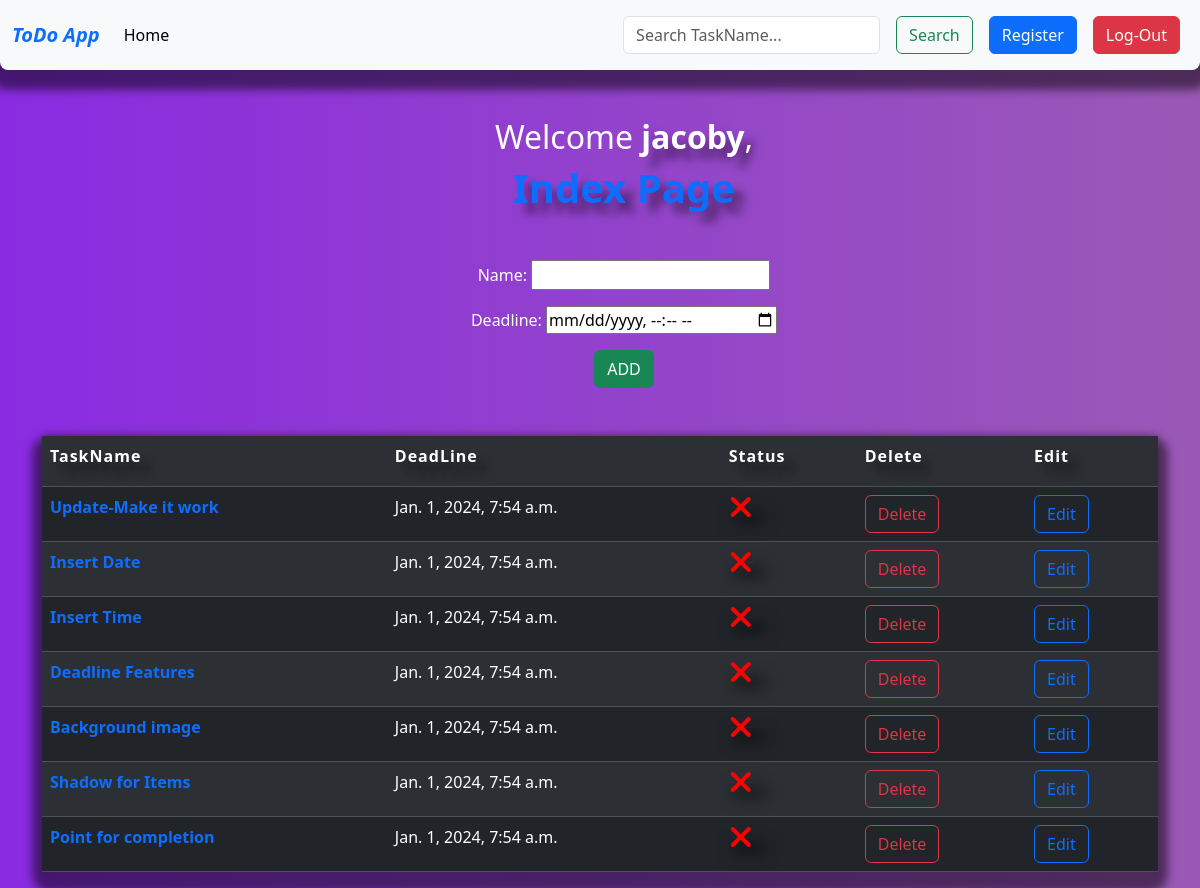
/index/ (signed in), run on the app's committed database.
### reminder/models.py (models this page shows, shortened)
class Task(models.Model):
    name    =   models.CharField(max_length = 20)
    date    =   models.DateField(auto_now_add = True)
    user    =   models.ForeignKey(User,on_delete = models.CASCADE)
    complete=   models.BooleanField(default = False)
    deadline=   models.DateTimeField()

### reminder/views.py (the view, shortened to what this page needs)
# urls.py: path('index/',TaskView.as_view(),name="index"),
@method_decorator(signin_required, name="dispatch")
class TaskView(View):
    def get(self,request,*args,**kwargs):
        form    =   Taskform()
        data    =   Task.objects.filter(user=request.user).order_by('complete')
        return render(request,"index.html",{"form":form, "data":data})

### reminder/forms.py
class Taskform(forms.ModelForm):
    class Meta:
        model   =   Task
        fields  =   ['name','deadline']
        widgets =   {
            'deadline': forms.DateTimeInput(attrs={'type':'datetime-local'}),
        }

### reminder/views.py (called while the page is built)
def signin_required(fn):                                         ########  -------  DECORATOR OF CHECKING IF WE ARE LOGGED - IN OR NOT  -------
    def wrapper(request,*args,**kwargs):
        if not request.user.is_authenticated:
            return redirect("login")
        else:
            return fn(request,*args,**kwargs)
    return wrapper

### reminder/templates/index.html (shortened to what this page needs)
{% extends 'base.html' %}
{% block body %}
    <h2 class="welcome mt-5 ms-5">Welcome <b><span>{{request.user}}</span></b>,</h2>
    <h1 class="title ms-5 text-primary"><b>Index Page</b></h1>
    <form class="form ms-5 mt-5" action="" method="post">
        {{form.as_p}}
        <button class="btn btn-success" type="submit">ADD</button>
    </form>
    <div class="container">
        <table class="table table-striped table-dark table-hover mt-5 ">
            <tr>
                <th>TaskName</th>
                <th>DeadLine</th>
                <th>Status</th>
                <th>Delete</th>
                <th>Edit</th>
            </tr>
            {% for i in data %}
                <tr>
                    <td class="text-primary"><b>{{i.name}}</b></td>
                    <td>{{i.deadline}}</td>
                    {% if i.complete == False %}
                        <td><a href="{% url 'updt' i.id %}"><i class="fa-solid fa-xmark fa-2xl" style="color: #ff0000;"></i></a></td>
                    {% else %}
                        <td><a href="{% url 'updt' i.id %}"><i class="fa-solid fa-check fa-2xl" style="color: #00ff00;"></i></a></td>
                    {% endif %}
                    <td><a class="btn btn-outline-danger" href="{% url 'del' i.id %}">Delete</a></td>
                    <td><a class="btn btn-outline-primary" href="{% url 'edit' i.id %}">Edit</a></td>
                </tr>
            {% endfor %}
        </table>
    </div>
{% endblock %}

### reminder/templates/base.html (style rules this page uses)
body { background: linear-gradient(90deg, blueviolet, #9b59b6); color: #fff; }
h2 span, h1 { font-weight: 900; text-shadow: 10px 10px 10px rgba(0, 0, 0, 0.5); }
table { box-shadow: 0 10px 10px 10px rgba(0, 0, 0, 0.5); border-radius: 8px; }
th { height: 50px; letter-spacing: 1px; text-shadow: 10px 10px 10px rgba(0, 0, 0, 0.5); font-weight: 900; }
.fa-solid { box-shadow: 8px 10px 15px 5px rgba(0, 0, 0, 0.5); }

### data on the page
Task: name "Update-Make it work", deadline "Jan. 1, 2024, 7:54 a.m.", complete False (drawn)
Task: name "Insert Date", deadline "Jan. 1, 2024, 7:54 a.m.", complete False (drawn)
Task: name "Insert Time", deadline "Jan. 1, 2024, 7:54 a.m.", complete False (drawn)
Task: name "Deadline Features", deadline "Jan. 1, 2024, 7:54 a.m.", complete False (drawn)
Task: name "Background image", deadline "Jan. 1, 2024, 7:54 a.m.", complete False (drawn)
Task: name "Shadow for Items", deadline "Jan. 1, 2024, 7:54 a.m.", complete False (drawn)
Task: name "Point for completion", deadline "Jan. 1, 2024, 7:54 a.m.", complete False (drawn)

### other printed values
{{ request.user }} "jacoby"
